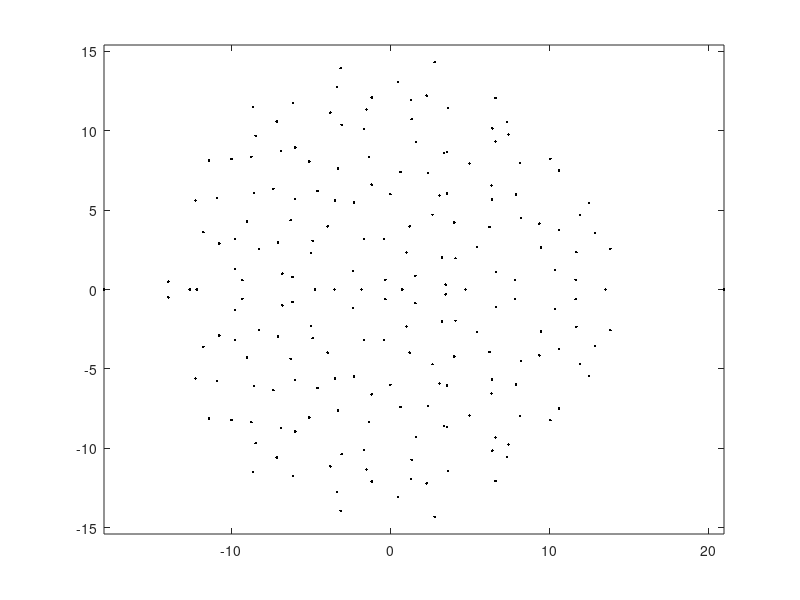

The MATLAB source for this figure: (Note: this script raises an error after producing the figure.)
% Arnoldi iteration, with Ritz values shown.

A = randn(200);
A = blkdiag(A,[21 0;0 -18]);

MaxN = 50;

% Prepare plot.
figure
e = eig(A);
plot(e+eps*i,'k.')
hold on
han1 = plot(NaN,NaN,'ro');
axis equal
pause

[Q,H] = arnoldi(A,MaxN+1);

% Find Ritz values
ritz = NaN*zeros(MaxN,MaxN);
for n = 1:MaxN
  theta = eig(H(1:n,1:n));
  set(han1,'xdata',real(theta),'ydata',imag(theta))
  ritz(1:n,n) = sort(theta,1,'descend');
  title(sprintf('n = %i',n))
  pause(0.2)
end
